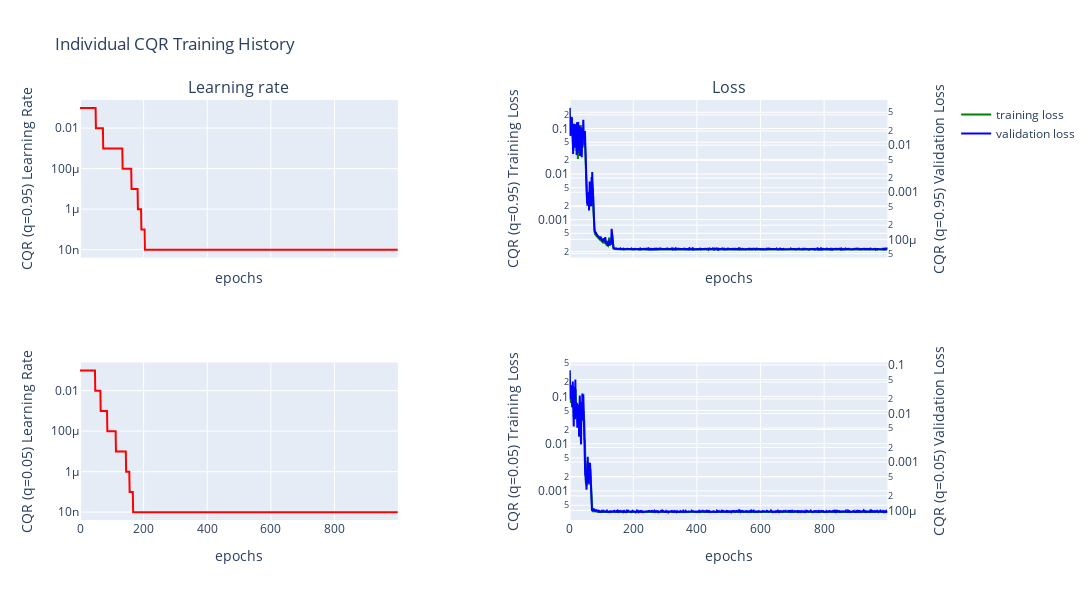

This figure's notebook cell:
### Markdown cell above
# quantile regression
Here qunatile regression is done to bound the errors with confidence values

### Code cell
dm.train_individual_qr(alpha=0.1, hidden_layers=[5],  epochs= 1000, batch_size=320)
dm.cqr.plot_qr_training_history()

### Figure 1 — Plotly figure (JSON) as saved in the notebook; plotly's stock layout.template omitted (floating-point values rounded to 4 significant figures; data arrays with more than 128 entries replaced by an {"elided": "..."} marker saying what was removed)
{"data": [{"line": {"color": "red"}, "mode": "lines", "name": "learning rate", "showlegend": false, "type": "scatter", "x": {"elided": "1000 int values"}, "xaxis": "x", "y": {"elided": "1000 float values"}, "yaxis": "y"}, {"line": {"color": "green"}, "mode": "lines", "name": "training loss", "showlegend": true, "type": "scatter", "x": {"elided": "1000 int values"}, "xaxis": "x2", "y": {"elided": "1000 float values"}, "yaxis": "y2"}, {"line": {"color": "blue"}, "mode": "lines", "name": "validation loss", "showlegend": true, "type": "scatter", "x": {"elided": "1000 int values"}, "xaxis": "x2", "y": {"elided": "1000 float values"}, "yaxis": "y3"}, {"line": {"color": "red"}, "mode": "lines", "name": "learning rate", "showlegend": false, "type": "scatter", "x": {"elided": "1000 int values"}, "xaxis": "x3", "y": {"elided": "1000 float values"}, "yaxis": "y4"}, {"line": {"color": "green"}, "mode": "lines", "name": "training loss", "showlegend": false, "type": "scatter", "x": {"elided": "1000 int values"}, "xaxis": "x4", "y": {"elided": "1000 float values"}, "yaxis": "y5"}, {"line": {"color": "blue"}, "mode": "lines", "name": "validation loss", "showlegend": false, "type": "scatter", "x": {"elided": "1000 int values"}, "xaxis": "x4", "y": {"elided": "1000 float values"}, "yaxis": "y6"}], "layout": {"annotations": [{"font": {"size": 16}, "showarrow": false, "text": "Learning rate", "x": 0.185, "xanchor": "center", "xref": "paper", "y": 1, "yanchor": "bottom", "yref": "paper"}, {"font": {"size": 16}, "showarrow": false, "text": "Loss", "x": 0.755, "xanchor": "center", "xref": "paper", "y": 1, "yanchor": "bottom", "yref": "paper"}], "height": 600, "title": {"text": "Individual CQR Training History"}, "width": 1800, "xaxis": {"anchor": "y", "domain": [0, 0.37], "matches": "x3", "showticklabels": false, "title": {"text": "epochs"}}, "xaxis2": {"anchor": "y2", "domain": [0.57, 0.94], "matches": "x4", "showticklabels": false, "title": {"text": "epochs"}}, "xaxis3": {"anchor": "y4", "domain": [0, 0.37], "title": {"text": "epochs"}}, "xaxis4": {"anchor": "y5", "domain": [0.57, 0.94], "title": {"text": "epochs"}}, "yaxis": {"anchor": "x", "domain": [0.625, 1], "title": {"text": "CQR (q=0.95)\nLearning Rate"}, "type": "log"}, "yaxis2": {"anchor": "x2", "domain": [0.625, 1], "title": {"text": "CQR (q=0.95)\nTraining Loss"}, "type": "log"}, "yaxis3": {"anchor": "x2", "overlaying": "y2", "side": "right", "title": {"text": "CQR (q=0.95)\nValidation Loss"}, "type": "log"}, "yaxis4": {"anchor": "x3", "domain": [0, 0.375], "title": {"text": "CQR (q=0.05)\nLearning Rate"}, "type": "log"}, "yaxis5": {"anchor": "x4", "domain": [0, 0.375], "title": {"text": "CQR (q=0.05)\nTraining Loss"}, "type": "log"}, "yaxis6": {"anchor": "x4", "overlaying": "y5", "side": "right", "title": {"text": "CQR (q=0.05)\nValidation Loss"}, "type": "log"}}}
